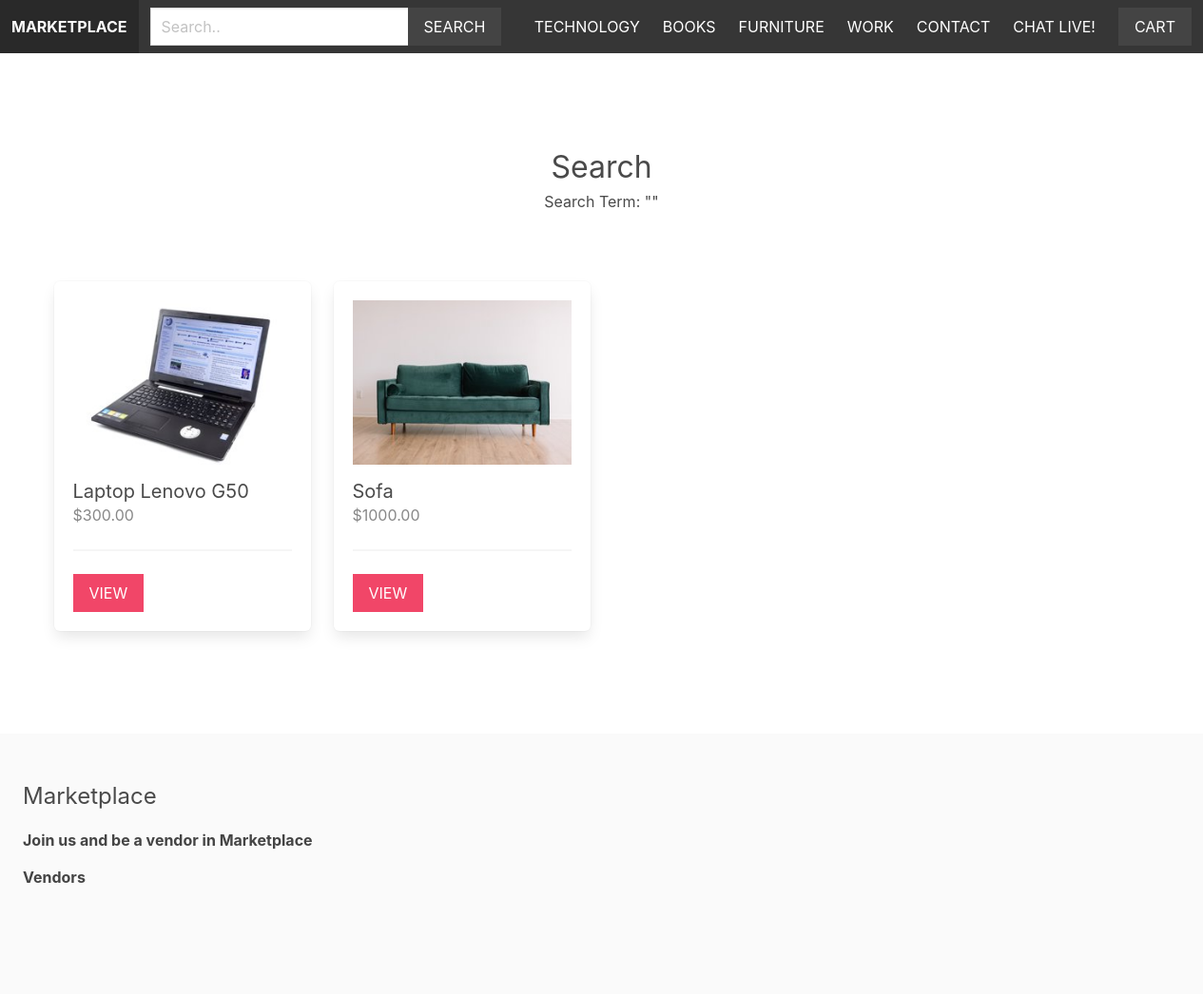
The app's page /search/ with its own data.
### apps/product/models.py (models this page shows, shortened)
class Category(models.Model):
    title = models.CharField(max_length=255)
    slug = models.SlugField(max_length=255)
    ordering = models.IntegerField(default=0)
    class Meta:
        ordering = ['ordering']

class Product(models.Model):
    category = models.ForeignKey(Category, related_name='products', on_delete=models.CASCADE)
    vendor = models.ForeignKey(Vendor, related_name='products', on_delete=models.CASCADE)
    title = models.CharField(max_length=255)
    slug = models.SlugField(max_length=255)
    description = models.TextField(blank=True, null=True)
    price = models.DecimalField(max_digits= 10, decimal_places=2)
    date_added = models.DateTimeField(auto_now_add=True)
    image = models.ImageField(upload_to='uploads/', blank=True, null=True)
    thumbnail = models.ImageField(upload_to='uploads/', blank=True, null=True)
    class Meta:
        ordering = ['-date_added']
    def get_thumbnail(self):
        if self.thumbnail:
            return self.thumbnail.url

### apps/product/views.py (the view)
# urls.py: path('search/', views.search, name='search'),
def search(request):
    query = request.GET.get('query', '')
    products = Product.objects.filter(Q(title__icontains=query) | Q(description__icontains=query))
    return render(request, 'product/search.html', {'products': products, 'query':query })

### apps/cart/cart.py (called while the page is built)
    def __len__(self):
        return sum(item['quantity'] for item in self.cart.values())

### apps/cart/context_processors.py (called while the page is built)
def cart(request):
    return {'cart': Cart(request)}

### apps/product/context_processors.py (called while the page is built)
def menu_categories(request):
    categories = Category.objects.all()
    return {'menu_categories': categories}

### apps/product/templates/product/search.html (shortened to what this page needs)
{% extends 'core/base.html' %}
{% block content %}
    <div class="columns is-multiline mb-6">
        <div class="column is-12 has-text-centered mt-6 mb-6">
            <h2 class="is-size-3">Search</h2>
            <h3>Search Term: "{{ query }}"</h3>
        </div>
        {% for product in products %}
            {% include 'product/parts/list_item.html' %}
        {% endfor %}
    </div>
{% endblock %}

### apps/core/templates/core/base.html (shortened to what this page needs)
{% load static %}
<!DOCTYPE html>
<html lang="en">
<head>
    <link rel="stylesheet" href="https://cdn.jsdelivr.net/npm/bulma@0.9.1/css/bulma.min.css">
    <link rel="stylesheet" href="{% static 'styles/main.css' %}">
</head>
<body>
    <nav class="navbar is-dark">
        <div class="navbar-brand">
            <a href="/" class="navbar-item"><strong>Marketplace</strong></a>
        </div>
        <div class="navbar-menu" id="main-navbar">
            <div class="navbar-start">
                <div class="navbar-item">
                    <form method="get" action="{% url 'search' %}">
                        <div class="field has-addons">
                            <div class="control">
                                <input type="text" class="input" placeholder="Search.." name="query">
                            </div>
                            <div class="control">
                                <button class="button is-dark is-uppercase">Search</button>
                            </div>
                        </div>
                    </form>
                </div>
            </div>
            <div class="navbar-end">
                {% for category in menu_categories %}
                    <a href="{% url 'category' category.slug %}" class="navbar-item">{{ category.title }}</a>
                {% endfor %}
                <a href="{% url 'contact' %}" class="navbar-item">Contact</a>
                <a href="{% url 'index' %}" class="navbar-item">Chat Live!</a>
                <div class="navbar-item">
                    <a href="{% url 'cart' %}" class="button is-dark">Cart{% if cart %} ({{ cart | length }}){% endif %}</a>
                </div>
            </div>
        </div>
    </nav>
    <section class="section">
        <div class="container">
            {% block content %}
            {% endblock %}
        </div>
    </section>
    <footer class="footer">
        <h3 class="is-size-4 mb-4">Marketplace</h3>
        {% if request.user.is_authenticated %}
        <a href="{% url 'vendor_admin' %}"><b>Vendor Admin</b></a>
        {% else %}
        <a href="{% url 'become_vendor' %}"><b>Join us and be a vendor in Marketplace</b></a>
        {% endif %}
        <br>
        <a href="{% url 'vendor' %}"><b>Vendors</b></a>
    </footer>
</body>
</html>

### apps/product/templates/product/parts/list_item.html
<div class="column is-3 product-list-item">
    <div class="box">
        <figure class="image is-4by3 mb-4">
            <img src="{{ product.get_thumbnail }}">
        </figure>
        <h2 class="subtitle">{{ product.title }}</h2>
        <h3 class="price is-size-6 mb-5">${{ product.price }}</h3>
        <hr>
        <a href="{% url 'product' product.category.slug product.slug %}" class="button is-danger is-uppercase">View</a>
    </div>
</div>

### static/styles/main.css (style rules this page uses)
.navbar { text-transform: uppercase; }
.navbar .is-dark { background: #444; }
.footer a { margin-bottom: 15px; display: inline-block; color: #444; }
.input, .button { border-radius: 0; }
.product-list-item .box .subtitle { margin-bottom: 0; }
.product-list-item .box .price { color: #888; }

### records on screen
Category: title "TECHNOLOGY"
Category: title "BOOKS"
Category: title "FURNITURE"
Category: title "WORK"
Product: get_thumbnail (picture), title "Laptop Lenovo G50", price "300.00"
Product: get_thumbnail (picture), title "Sofa", price "1000.00"
